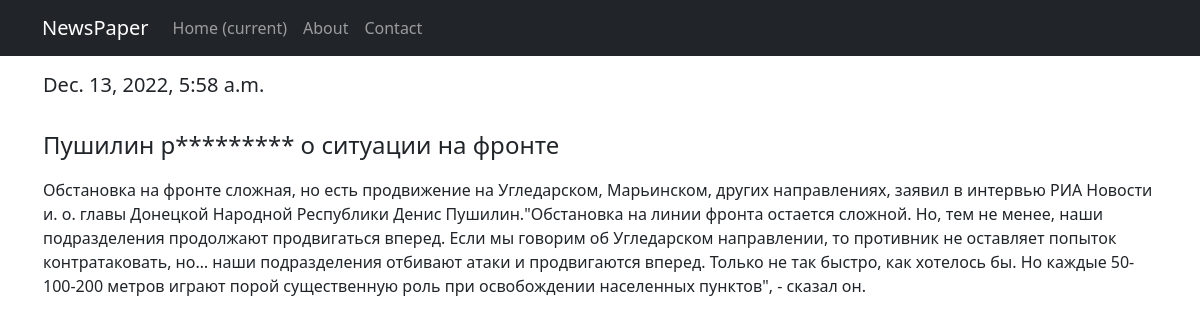
/news/5, run on the app's committed database.
### news/models.py (models this page shows, shortened)
class Post(models.Model):
    news = "NS"
    papers = "PP"
    event_choose = [(news, "Новость"), (papers, "Статья")]
    post_author = models.ForeignKey(Author, on_delete=models.CASCADE)
    categories = models.ManyToManyField(Category, through=PostCategory)
    time_in_post = models.DateTimeField(auto_now_add=True)
    event = models.CharField(choices=event_choose, max_length=2)
    title = models.CharField(max_length=199)
    post_text = models.TextField()
    post_rating = models.IntegerField(default=0)

### news/views.py (the view)
# urls.py: path('<int:pk>', PostDetail.as_view()),
class PostDetail(DetailView):
    model = Post
    template_name = 'new.html'
    context_object_name = 'post'

### news/templatetags/custom_filters.py (called while the page is built)
@register.filter()
def censor(value):
    for word in words:
        value = value.replace(word, word[0] + '*' * len(word))
    return value

### templates/new.html (shortened to what this page needs)
{% extends 'flatpages/default.html' %}
{% load custom_filters %}
{% block content %}
{% if post %}
<table>
    <tr>
        <td ALIGN=left><p style="text-alding: justify;"><h5>{{ post.time_in_post }}</p></h5></td>
    </tr>
    <tr>
        <td ALIGN=left><p style="text-alding: justify;"><h4>{{ post.title|censor }}</h4></p></td>
    </tr>
    <tr>
        <td ALIGN=left>{{ post.post_text|censor}}</td>
    </tr>
</table>
{% endif %}
{% endblock content %}

### data on the page
Post: time_in_post "Dec. 13, 2022, 5:58 a.m.", title|censor "Пушилин р********* о ситуации на фронте", post_text|censor "Обстановка на фронте сложная, но есть продвижение на Угледарском, Марьинском, других направлениях, заявил в интервью РИА Новости и. о. главы Донецкой Народной Республики Денис Пушилин.\"Обстановка на линии фронта остается сложной. Но, тем не менее, наши подразделения продолжают продвигаться вперед. Если мы говорим об Угледарском направлении, то противник не оставляет попыток контратаковать, но… наши подразделения отбивают атаки и продвигаются вперед. Только не так быстро, как хотелось бы. Но каждые 50-100-200 метров играют порой существенную роль при освобождении населенных пунктов\", - сказал он."
